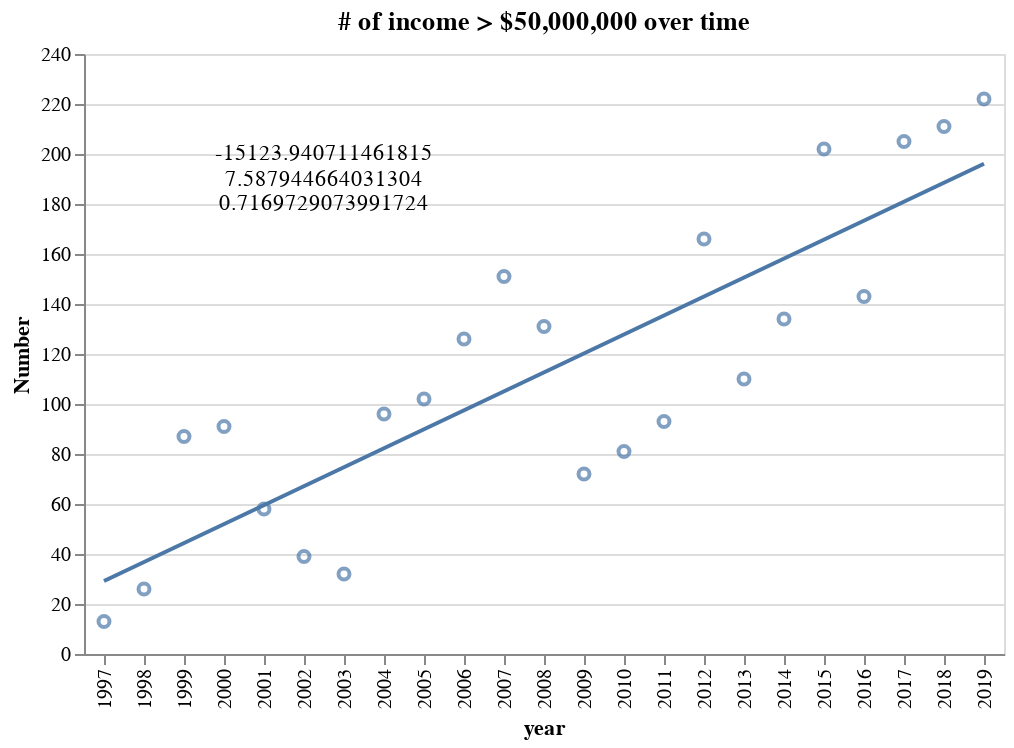

The notebook cell this image was saved under:
### Code cell
chart = (
    alt.Chart(more_than_50_mil.reset_index())
    .mark_point()
    .encode(
        x="year:O",
        y="Number:Q",
    )
    .properties(title="# of income > $50,000,000 over time")
)

coef = (
    chart.transform_regression("year", "Number", params=True)
    .mark_text()
    .encode(
        x=alt.value(120),
        y=alt.value(50),
        text="coef:N",
    )
)

rSquared = (
    chart.transform_regression("year", "Number", params=True)
    .mark_text()
    .encode(
        x=alt.value(120),
        y=alt.value(75),
        text="rSquared:N",
    )
)
line = chart.transform_regression("year", "Number").mark_line()
(chart + coef + rSquared + line).interactive()

### Figure 1 — Vega-Lite specification as saved in the notebook (floating-point values rounded to 4 significant figures)
{"config": {"view": {"continuousWidth": 400, "continuousHeight": 300}}, "layer": [{"mark": "point", "encoding": {"x": {"type": "ordinal", "field": "year"}, "y": {"type": "quantitative", "field": "Number"}}, "selection": {"selector001": {"type": "interval", "bind": "scales", "encodings": ["x", "y"]}}, "title": "# of income > $50,000,000 over time"}, {"mark": "text", "encoding": {"text": {"type": "nominal", "field": "coef"}, "x": {"value": 120}, "y": {"value": 50}}, "title": "# of income > $50,000,000 over time", "transform": [{"on": "year", "regression": "Number", "params": true}]}, {"mark": "text", "encoding": {"text": {"type": "nominal", "field": "rSquared"}, "x": {"value": 120}, "y": {"value": 75}}, "title": "# of income > $50,000,000 over time", "transform": [{"on": "year", "regression": "Number", "params": true}]}, {"mark": "line", "encoding": {"x": {"type": "ordinal", "field": "year"}, "y": {"type": "quantitative", "field": "Number"}}, "title": "# of income > $50,000,000 over time", "transform": [{"on": "year", "regression": "Number"}]}], "data": {"name": "data-f2a985c5a0c9139b09a021a8d9804b7d"}, "$schema": "https://vega.github.io/schema/vega-lite/v4.8.1.json", "datasets": {"data-f2a985c5a0c9139b09a021a8d9804b7d": [{"year": 1997, "Net compensation interval": "50,000,000.00 and over", "Number": 13}, {"year": 1998, "Net compensation interval": "50,000,000.00 and over", "Number": 26}, {"year": 1999, "Net compensation interval": "50,000,000.00 and over", "Number": 87}, {"year": 2000, "Net compensation interval": "50,000,000.00 and over", "Number": 91}, {"year": 2001, "Net compensation interval": "50,000,000.00 and over", "Number": 58}, {"year": 2002, "Net compensation interval": "50,000,000.00 and over", "Number": 39}, {"year": 2003, "Net compensation interval": "50,000,000.00 and over", "Number": 32}, {"year": 2004, "Net compensation interval": "50,000,000.00 and over", "Number": 96}, {"year": 2005, "Net compensation interval": "50,000,000.00 and over", "Number": 102}, {"year": 2006, "Net compensation interval": "50,000,000.00 and over", "Number": 126}, {"year": 2007, "Net compensation interval": "50,000,000.00 and over", "Number": 151}, {"year": 2008, "Net compensation interval": "50,000,000.00 and over", "Number": 131}, {"year": 2009, "Net compensation interval": "50,000,000.00 and over", "Number": 72}, {"year": 2010, "Net compensation interval": "50,000,000.00 and over", "Number": 81}, {"year": 2011, "Net compensation interval": "50,000,000.00 and over", "Number": 93}, {"year": 2012, "Net compensation interval": "50,000,000.00 and over", "Number": 166}, {"year": 2013, "Net compensation interval": "50,000,000.00 and over", "Number": 110}, {"year": 2014, "Net compensation interval": "50,000,000.00 and over", "Number": 134}, {"year": 2015, "Net compensation interval": "50,000,000.00 and over", "Number": 202}, {"year": 2016, "Net compensation interval": "50,000,000.00 and over", "Number": 143}, {"year": 2017, "Net compensation interval": "50,000,000.00 and over", "Number": 205}, {"year": 2018, "Net compensation interval": "50,000,000.00 and over", "Number": 211}, {"year": 2019, "Net compensation interval": "50,000,000.00 and over", "Number": 222}]}}
